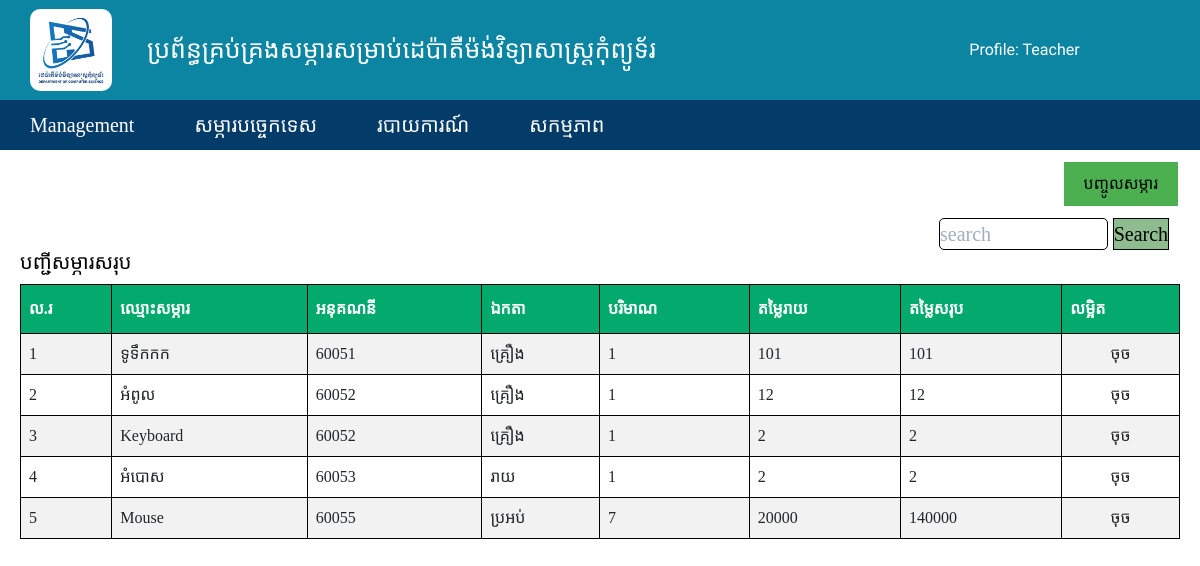
/admin/ListTotal.php (signed in), run on the app's committed database.
### tables this page shows
CREATE TABLE `itproduct` (
  `id` int(15) NOT NULL,
  `code` int(20) NOT NULL,
  `name` varchar(100) NOT NULL,
  `how` text NOT NULL,
  `account` int(10) NOT NULL,
  `saccount` int(10) NOT NULL,
  `model` varchar(50) NOT NULL,
  `country` varchar(50) NOT NULL,
  `think` varchar(50) NOT NULL,
  `quantity` int(10) NOT NULL,
  `retail_price` int(20) NOT NULL,
  `total_price` int(20) NOT NULL,
  `status` varchar(20) NOT NULL,
  `date` date NOT NULL,
  `date_use` date DEFAULT NULL,
  `place` varchar(50) NOT NULL,
  `BORROW` int(11) NOT NULL DEFAULT 0,
  `picture` text NOT NULL
);

### admin/ListTotal.php (the view, shortened to what this page needs)
<?php
    include('include/config.php');
?>
<!DOCTYPE html>
<html lang="en">
<head>
    <?php include('include/Head.php');?>
</head>
<body>
    <?php include('include/Header.php');?>
        <div class="dashboard">
            <?php include('include/Top-dashboard.php'); ?>
            <div class="search-and-title">
                <h3>បញ្ជីសម្ភារសរុប</h3></div>
                    <div class="dasble" >
                        <table id="customers">
                            <tr font-family='khmer os battambang'>
                                <th class="head">ល.រ</th>
                                <th class="head">ឈ្មោះសម្ភារ</th>
                                <th class="head">អនុគណនី</th>
                                <th class="head">ឯកតា</th>
                                <th class="head">បរិមាណ</th>
                                <th class="head">តម្លៃរាយ</th>
                                <th class="head">តម្លៃសរុប</th>
                                <th class="head">លម្អិត</th>
                            </tr>
                            <?php
                                $i=1;
                                $sql = "SELECT id, name, saccount, think, count(name) AS Amount,retail_price FROM itproduct
                                GROUP BY name
                                ORDER BY saccount" ;
                                $result = $connect->query($sql);
                                while($row = $result->fetch_assoc()){
                            ?>
                            <tr>
                                <td><?php echo $i++;?></td>
                                <td><?php echo "$row[name]"?></td>
                                <td><?php echo "$row[saccount]"?></td>
                                <td><?php echo "$row[think]"?></td>
                                <td><?php echo "$row[Amount]"?></td>
                                <td><?php echo "$row[retail_price]"?></td>
                                <td><?php echo $row['retail_price']*$row['Amount'];?></td>
                                <td align="center"><a href="./ListTotalDetail.php?name=<?php echo $row['name'];?>">ចុច</a></td>
                            </tr>
                            <?php
                         }
                        ?>
                    </table>
        </div>
    </div>
</body>
</html>

### admin/style/pag1.css (style rules this page uses)
* { margin: 0; padding: 0; box-sizing: border-box; }
.dashboard { width: 100%; }
.dashboard .dasble { width: 100%; height: 510px; padding: 0 20px; z-index: -99999; }
.search-and-title { width: 100%; display: flex; justify-content: space-between; font-family: 'khmer os battambang'; color: #000000; padding: 0 0 10px 20px; font-size: 20px; }
table { font-family: arial, sans-serif; border-collapse: collapse; width: auto; }
#customers th { padding-top: 12px; padding-bottom: 12px; text-align: left; background-color: #04AA6D; color: #ffffff; border: 8px solid rgb(0, 0, 0); }
#customers td { z-index: -99; }
.head { color: white; z-index: 89999; }
.dashboard { padding-top: 100px; }

### admin/style/tablestyle.css (style rules this page uses)
#customers { font-family: 'khmer os battambang'; border-collapse: collapse; width: 100%; }
#customers td, #customers th { border: 1px solid #000; padding: 8px; }
#customers tr:nth-child(even) { background-color: #f2f2f2; }
#customers th { padding-top: 12px; padding-bottom: 12px; text-align: left; background-color: #04AA6D; color: white; }

### data on the page
itproduct: name "ទូទឹកកក", saccount "60051", think "គ្រឿង", row "1", retail_price "101", $row['retail_price']*$row['Amount'] "101"
itproduct: name "អំពូល", saccount "60052", think "គ្រឿង", row "1", retail_price "12", $row['retail_price']*$row['Amount'] "12"
itproduct: name "Keyboard", saccount "60052", think "គ្រឿង", row "1", retail_price "2", $row['retail_price']*$row['Amount'] "2"
itproduct: name "អំបោស", saccount "60053", think "រាយ", row "1", retail_price "2", $row['retail_price']*$row['Amount'] "2"
itproduct: name "Mouse", saccount "60055", think "ប្រអប់", row "7", retail_price "20000", Amount "140000"

### other printed values
$_SESSION['username'] "Teacher"
